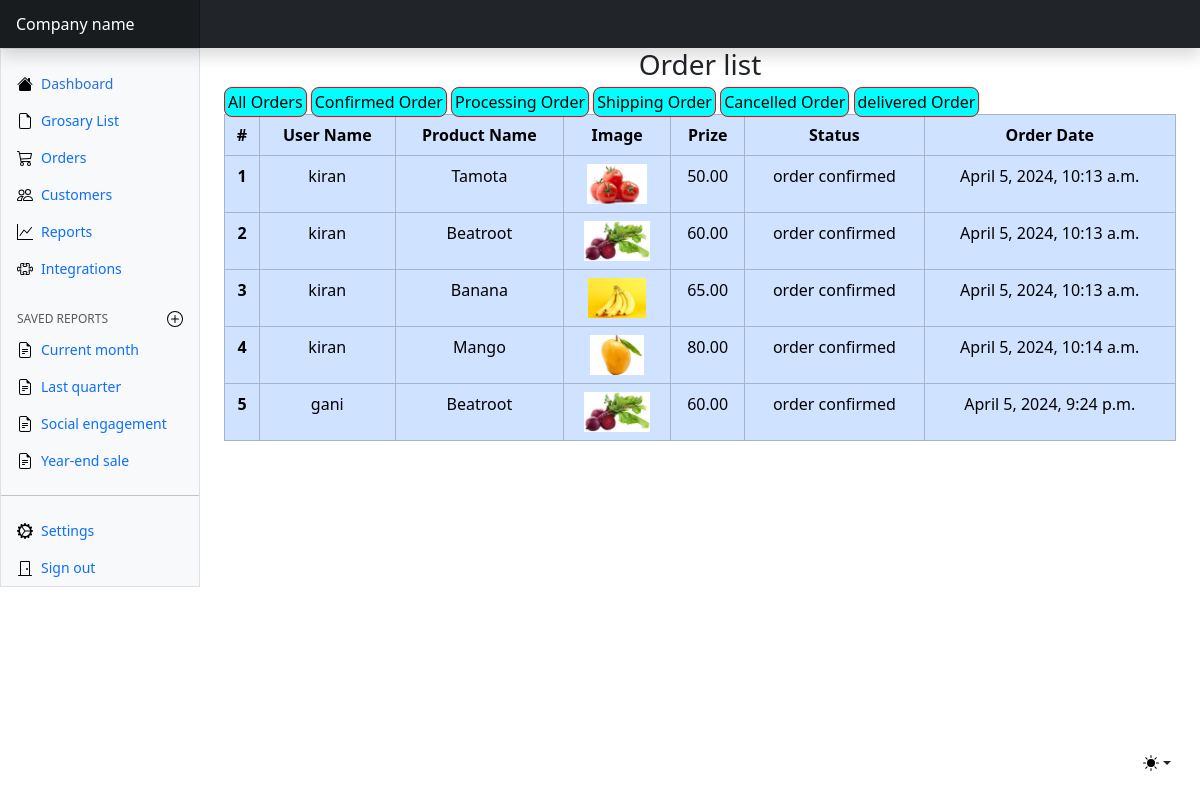
The page /super-admin/admin-order-list/ on the database its author committed.
### grosary/models.py (models this page shows, shortened)
class Order(models.Model):
    ORDER_STATUS_CHOISE = [
        ('order confirmed', 'Order Confirmed'),
        ('order processing', 'Order Processing'),
        ('order shipping', 'Order Shipping'),
        ('order cancelled', 'Order Cancelled'),
        ('order delivered', 'Order Delivered'),
    ]
    user= models.ForeignKey(User, on_delete=models.CASCADE)
    grosary = models.ForeignKey(Grosary, on_delete=models.CASCADE)
    status = models.CharField(max_length=30, choices=ORDER_STATUS_CHOISE, default='order confirmed')
    ordered_date = models.DateTimeField(auto_now_add=True)

class Grosary(models.Model):
    user = models.ForeignKey(User, on_delete=models.CASCADE)
    grosary_name = models.CharField(max_length=20)
    image = models.ImageField(upload_to='profile_picture')
    prize = models.DecimalField(max_digits=10, decimal_places=2)
    create_at = models.DateTimeField(auto_now_add=True)
    update_at = models.DateTimeField(auto_now=True)

### users/models.py (models this page shows)
class User(AbstractUser):
    mobile = models.IntegerField(null=True, blank=True)

### superadmin/views.py (the view)
# urls.py: path('admin-order-list/', admin_order_list, name='admin_order_list'),
def admin_order_list(request):
    status = request.GET.get('status')
    quireset = Order.objects.all()
    if status == 'confirmed':
        quireset = quireset.filter(status='order confirmed')
    if status == 'processing':
        quireset = quireset.filter(status='order processing')
    if status == 'shipping':
        quireset = quireset.filter(status='order shipping')
    if status == 'cancelled':
        quireset = quireset.filter(status='order cancelled')
    if status == 'delivered':
        quireset = quireset.filter(status='order delivered')
    context = {
        'orders': quireset
    }
    return render(request, 'dashboard_templates/admin_order_list.html', context)

### templates/dashboard_templates/admin_order_list.html (shortened to what this page needs)
{% extends 'dashboard_templates/dashboard_base.html' %}
{% block content %}
    <h3 class="text-center">Order list</h3>
    <a href="/super-admin/admin-order-list/" class="buttons">All Orders</a>
    <a href="?status=confirmed" class="buttons">Confirmed Order</a>
    <a href="?status=processing" class="buttons">Processing Order</a>
    <a href="?status=shipping" class="buttons">Shipping Order</a>
    <a href="?status=cancelled" class="buttons">Cancelled Order</a>
    <a href="?status=delivered" class="buttons">delivered Order</a>
    <table class="table table-primary table-bordered text-center">
        <thead>
            <tr>
                <th scope="col">#</th>
                <th scope="col">User Name</th>
                <th scope="col">Product Name</th>
                <th scope="col">Image</th>
                <th scope="col">Prize</th>
                <th scope="col">Status</th>
                <th scope="col">Order Date</th>
            </tr>
        </thead>
        <tbody>
            {% for order in orders %}
                <tr>
                    <th scope="row">{{ forloop.counter }}</th>
                    <td>{{ order.user.username }}</td>
                    <td>{{ order.grosary.grosary_name }}</td>
                    <td><img src="{{order.grosary.image.url}}" height="40"></td>
                    <td>{{ order.grosary.prize }}</td>
                    <td>{{ order.status }}</td>
                    <td>{{ order.ordered_date }}</td>
                </tr>
            {% endfor %}
        </tbody>
  </table>
{% endblock %}

### templates/dashboard_templates/admin_order_list.html (style rules this page uses)
.buttons { text-decoration: none; background-color: aqua; border: 1px solid red; border-radius: 8px; padding: 3px; color: black; }

### rows shown on the page
Order: user.username "kiran", grosary.grosary_name "Tamota", grosary.image (picture), grosary.prize "50.00", status "order confirmed", ordered_date "April 5, 2024, 10:13 a.m."
Order: user.username "kiran", grosary.grosary_name "Beatroot", grosary.image (picture), grosary.prize "60.00", status "order confirmed", ordered_date "April 5, 2024, 10:13 a.m."
Order: user.username "kiran", grosary.grosary_name "Banana", grosary.image (picture), grosary.prize "65.00", status "order confirmed", ordered_date "April 5, 2024, 10:13 a.m."
Order: user.username "kiran", grosary.grosary_name "Mango", grosary.image (picture), grosary.prize "80.00", status "order confirmed", ordered_date "April 5, 2024, 10:14 a.m."
Order: user.username "gani", grosary.grosary_name "Beatroot", grosary.image (picture), grosary.prize "60.00", status "order confirmed", ordered_date "April 5, 2024, 9:24 p.m."
